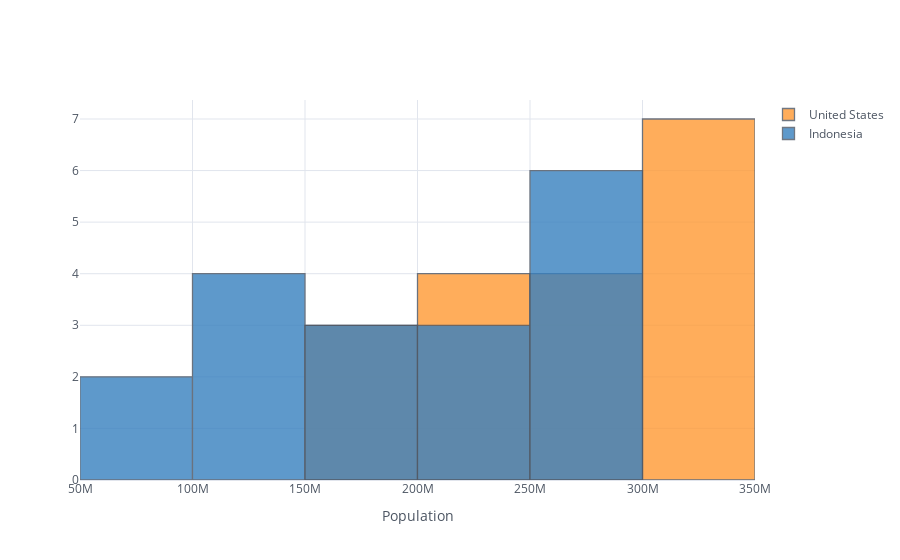

Notebook code for this chart:
### Markdown cell above
# Histogram

### Code cell
# Estados Unidos e Indonesia

df_population[['United States', 'Indonesia']].iplot(kind='hist',
                                                xTitle='Population')

### Figure 1 — Plotly figure (JSON) as saved in the notebook; plotly's stock layout.template omitted (floating-point values rounded to 4 significant figures)
{"data": [{"histfunc": "count", "histnorm": "", "marker": {"color": "rgba(255, 153, 51, 1.0)", "line": {"color": "#4D5663", "width": 1.3}}, "name": "United States", "opacity": 0.8, "orientation": "v", "type": "histogram", "x": [171685336, 186720571, 199733676, 209513341, 219081251, 229476354, 240499825, 252120309, 265163745, 281710909, 294993511, 309011475, 320878310, 323015995, 325084756, 327096265, 329064917, 331002651]}, {"histfunc": "count", "histnorm": "", "marker": {"color": "rgba(55, 128, 191, 1.0)", "line": {"color": "#4D5663", "width": 1.3}}, "name": "Indonesia", "opacity": 0.8, "orientation": "v", "type": "histogram", "x": [77273425, 87751068, 100267062, 114793178, 130680727, 147447836, 164982451, 181413402, 196934260, 211513823, 226289470, 241834215, 258383256, 261556381, 264650963, 267670543, 270625568, 273523615]}], "layout": {"barmode": "overlay", "legend": {"bgcolor": "#FFFFFF", "font": {"color": "#4D5663"}}, "paper_bgcolor": "#FFFFFF", "plot_bgcolor": "#FFFFFF", "title": {"font": {"color": "#4D5663"}}, "xaxis": {"gridcolor": "#E1E5ED", "showgrid": true, "tickfont": {"color": "#4D5663"}, "title": {"font": {"color": "#4D5663"}, "text": "Population"}, "zerolinecolor": "#E1E5ED"}, "yaxis": {"gridcolor": "#E1E5ED", "showgrid": true, "tickfont": {"color": "#4D5663"}, "title": {"font": {"color": "#4D5663"}, "text": ""}, "zerolinecolor": "#E1E5ED"}}}
